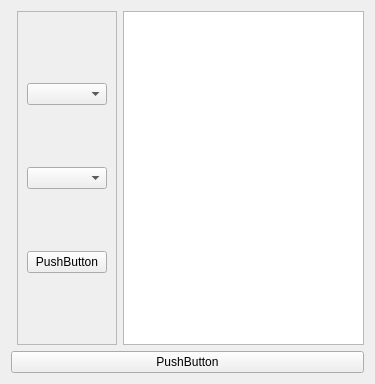
<?xml version="1.0" encoding="UTF-8"?>
<ui version="4.0">
 <class>PlaneMenu</class>
 <widget class="QWidget" name="PlaneMenu">
  <property name="geometry">
   <rect>
    <x>0</x>
    <y>0</y>
    <width>375</width>
    <height>384</height>
   </rect>
  </property>
  <property name="windowTitle">
   <string>Form</string>
  </property>
  <layout class="QGridLayout" name="gridLayout_2">
   <item row="1" column="0" colspan="3">
    <widget class="QPushButton" name="pushButton">
     <property name="text">
      <string>PushButton</string>
     </property>
    </widget>
   </item>
   <item row="0" column="2">
    <widget class="QGraphicsView" name="graphicsView"/>
   </item>
   <item row="0" column="1">
    <widget class="QFrame" name="frame">
     <property name="minimumSize">
      <size>
       <width>100</width>
       <height>0</height>
      </size>
     </property>
     <property name="frameShape">
      <enum>QFrame::StyledPanel</enum>
     </property>
     <property name="frameShadow">
      <enum>QFrame::Raised</enum>
     </property>
     <layout class="QVBoxLayout" name="verticalLayout" stretch="0,0,0">
      <property name="spacing">
       <number>0</number>
      </property>
      <property name="sizeConstraint">
       <enum>QLayout::SetDefaultConstraint</enum>
      </property>
      <item>
       <widget class="QComboBox" name="comboBox"/>
      </item>
      <item>
       <widget class="QComboBox" name="comboBox_2"/>
      </item>
      <item>
       <widget class="QPushButton" name="pushButton_2">
        <property name="text">
         <string>PushButton</string>
        </property>
       </widget>
      </item>
     </layout>
    </widget>
   </item>
  </layout>
 </widget>
 <resources/>
 <connections/>
</ui>
